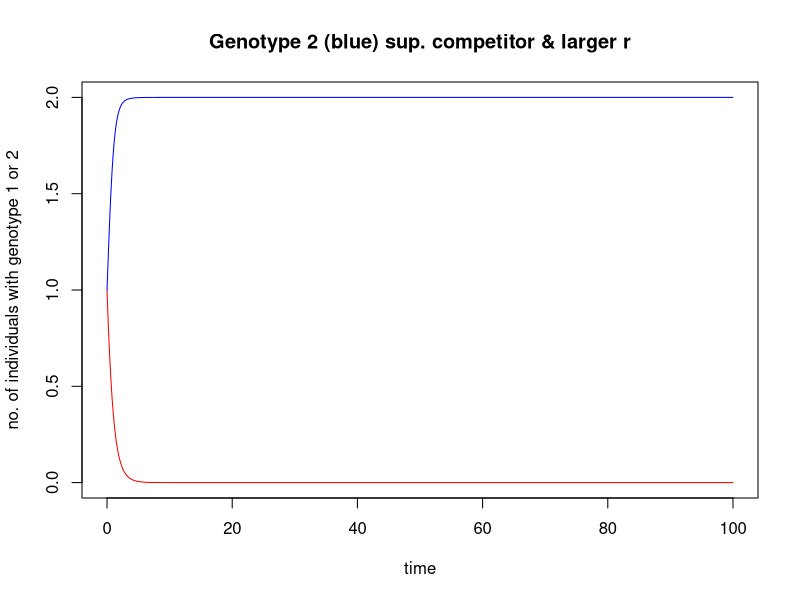
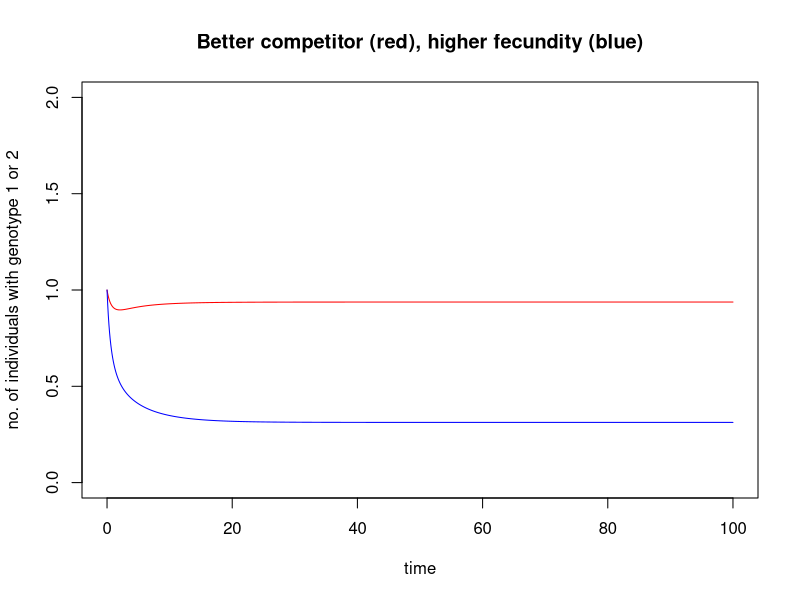

Reproduce these figures in R, in order.
require(deSolve)
# Remove all objects - usually start with this
rm(list=ls())

# Evolution when both alleles compete for finite resourses since population dynamics
# are density-dependent.

# This model formulation is eqns. 2 in Travis et al. 2013 Density-dependent selection or
# density-dependent fitness?

EvolutionEqns <- function(t,y,p){
  N1 = y[1]
  N2 = y[2]
  dN1 = N1*(a1 - b11*N1 - b12*N2)
  dN2 = N2*(a2 - b21*N1 - b22*N2)
  return(list(c(dN1,dN2)))
}
# CASE 1. Genotype 2 is the superior competitor
# Intrinsic growth rate of genotypes 1 and 2
a1<-1
a2<-2

# b_ij represents the strength of intraspecific competition for species i from
# species j.
b11<-1
b22<-1
b12<-1 
# Genotype 2 is relatively unaffected by the presence of genotype 1, and is therefore a
# better competitor
b21<-.1

# The times we are solving for
times=seq(0,100,.1)

# Performing the numerical integration
out = ode(y=c(N1=1,N2=1),times=times,func=EvolutionEqns,p=NULL, method = "ode45")

# Genotype 2 has the higher instrinsic growth rate and is also less 
# sensitive to competition: not surprisingly genotype 2 is more fit and
# goes to fixation while genotype 1 goes extinct.

plot(out[,1], out[,2], ylim = c(0, 2), typ="l", col = "red", xlab = "time",ylab = "no. of individuals with genotype 1 or 2", main = "Genotype 2 (blue) sup. competitor & larger r")
lines(out[,1], out[,3], col = "blue")

# CASE 2. Making genotype 1 the better competitor, while genotype 2 still has
# higher instrinsic growth, i.e. trade-off between competitive ability and reproductive
# output.
# b_ij represents the strength of intraspecific competition for species i from
# species j.
b11<-1
b22<-1
b21<-1.8
# Genotype 1 is relatively unaffected by species 2.
b12<-2-b21


# Performing the numerical integration
out = ode(y=c(N1=1,N2=1),times=times,func=EvolutionEqns,p=NULL, method = "ode45")

plot(out[,1], out[,2], ylim = c(0, 2), typ="l", col = "red", xlab = "time",ylab = "no. of individuals with genotype 1 or 2", main = "Better competitor (red), higher fecundity (blue)")
lines(out[,1], out[,3], col = "blue")
